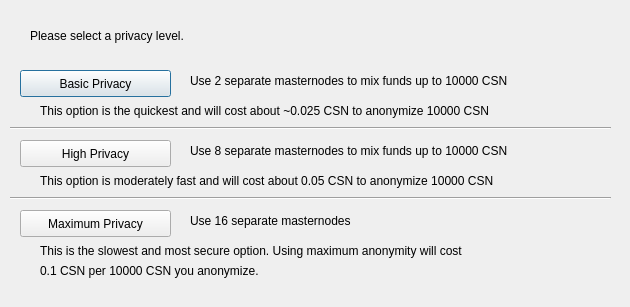
<?xml version="1.0" encoding="UTF-8"?>
<ui version="4.0">
 <class>DarksendConfig</class>
 <widget class="QDialog" name="DarksendConfig">
  <property name="geometry">
   <rect>
    <x>0</x>
    <y>0</y>
    <width>630</width>
    <height>307</height>
   </rect>
  </property>
  <property name="windowTitle">
   <string>Configure Darksend</string>
  </property>
  <widget class="QPushButton" name="buttonBasic">
   <property name="geometry">
    <rect>
     <x>20</x>
     <y>70</y>
     <width>151</width>
     <height>27</height>
    </rect>
   </property>
   <property name="text">
    <string>Basic Privacy</string>
   </property>
  </widget>
  <widget class="QPushButton" name="buttonHigh">
   <property name="geometry">
    <rect>
     <x>20</x>
     <y>140</y>
     <width>151</width>
     <height>27</height>
    </rect>
   </property>
   <property name="text">
    <string>High Privacy</string>
   </property>
  </widget>
  <widget class="QPushButton" name="buttonMax">
   <property name="geometry">
    <rect>
     <x>20</x>
     <y>210</y>
     <width>151</width>
     <height>27</height>
    </rect>
   </property>
   <property name="text">
    <string>Maximum Privacy</string>
   </property>
  </widget>
  <widget class="QLabel" name="label">
   <property name="geometry">
    <rect>
     <x>30</x>
     <y>20</y>
     <width>571</width>
     <height>31</height>
    </rect>
   </property>
   <property name="text">
    <string>Please select a privacy level.</string>
   </property>
  </widget>
  <widget class="QLabel" name="label_2">
   <property name="geometry">
    <rect>
     <x>190</x>
     <y>70</y>
     <width>421</width>
     <height>21</height>
    </rect>
   </property>
   <property name="text">
    <string>Use 2 separate masternodes to mix funds up to 10000 CSN</string>
   </property>
  </widget>
  <widget class="QLabel" name="label_3">
   <property name="geometry">
    <rect>
     <x>190</x>
     <y>140</y>
     <width>411</width>
     <height>21</height>
    </rect>
   </property>
   <property name="text">
    <string>Use 8 separate masternodes to mix funds up to 10000 CSN</string>
   </property>
  </widget>
  <widget class="QLabel" name="label_4">
   <property name="geometry">
    <rect>
     <x>190</x>
     <y>210</y>
     <width>421</width>
     <height>21</height>
    </rect>
   </property>
   <property name="text">
    <string>Use 16 separate masternodes</string>
   </property>
  </widget>
  <widget class="QLabel" name="label_6">
   <property name="geometry">
    <rect>
     <x>40</x>
     <y>100</y>
     <width>561</width>
     <height>21</height>
    </rect>
   </property>
   <property name="text">
    <string>This option is the quickest and will cost about ~0.025 CSN to anonymize 10000 CSN</string>
   </property>
  </widget>
  <widget class="QLabel" name="label_7">
   <property name="geometry">
    <rect>
     <x>40</x>
     <y>170</y>
     <width>561</width>
     <height>21</height>
    </rect>
   </property>
   <property name="text">
    <string>This option is moderately fast and will cost about 0.05 CSN to anonymize 10000 CSN</string>
   </property>
  </widget>
  <widget class="QLabel" name="label_8">
   <property name="geometry">
    <rect>
     <x>40</x>
     <y>240</y>
     <width>561</width>
     <height>21</height>
    </rect>
   </property>
   <property name="text">
    <string>This is the slowest and most secure option. Using maximum anonymity will cost</string>
   </property>
  </widget>
  <widget class="QLabel" name="label_9">
   <property name="geometry">
    <rect>
     <x>40</x>
     <y>260</y>
     <width>561</width>
     <height>21</height>
    </rect>
   </property>
   <property name="text">
    <string>0.1 CSN per 10000 CSN you anonymize.</string>
   </property>
  </widget>
  <widget class="Line" name="line">
   <property name="geometry">
    <rect>
     <x>10</x>
     <y>120</y>
     <width>601</width>
     <height>16</height>
    </rect>
   </property>
   <property name="orientation">
    <enum>Qt::Horizontal</enum>
   </property>
  </widget>
  <widget class="Line" name="line_2">
   <property name="geometry">
    <rect>
     <x>10</x>
     <y>190</y>
     <width>601</width>
     <height>16</height>
    </rect>
   </property>
   <property name="orientation">
    <enum>Qt::Horizontal</enum>
   </property>
  </widget>
 </widget>
 <resources/>
 <connections/>
</ui>
